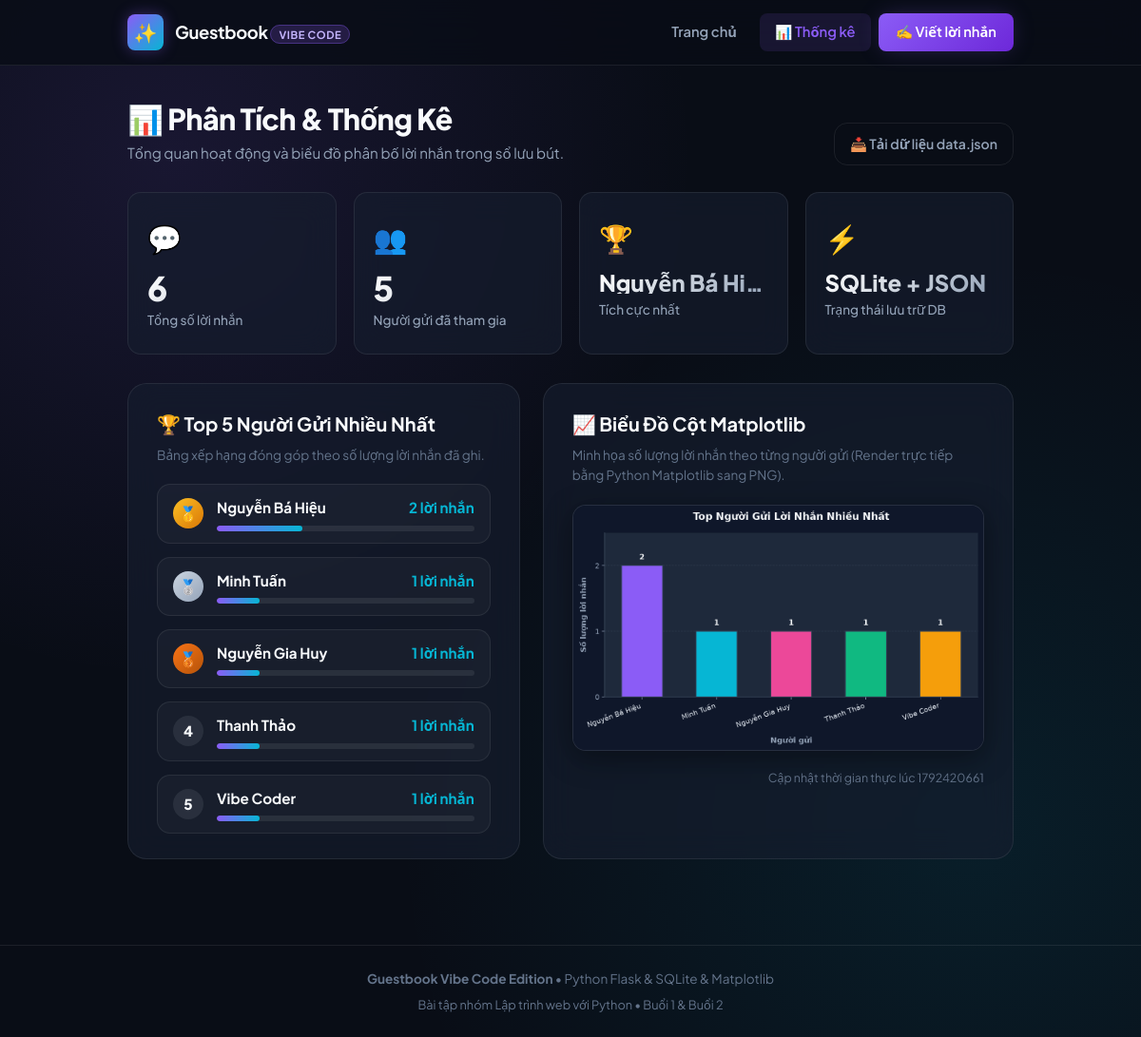
Screenshot of /stats with the database file from the repository.
### tables this page shows
CREATE TABLE messages (
                id INTEGER PRIMARY KEY AUTOINCREMENT,
                name TEXT NOT NULL,
                message TEXT NOT NULL,
                created_at TEXT NOT NULL,
                avatar_color TEXT
            );

### vibe_code/app.py (the view)
@app.route('/stats', methods=['GET'])
def stats():
    stats_data = get_statistics()
    generate_vibe_chart(stats_data['top_senders'])
    return render_template(
        'stats.html',
        total_messages=stats_data['total_messages'],
        unique_senders=stats_data['unique_senders'],
        top_senders=stats_data['top_senders'],
        top_contributor=stats_data['top_contributor'],
        timestamp=int(time.time())
    )

### vibe_code/database.py (called while the page is built)
def get_db_connection():
    conn = sqlite3.connect(DB_PATH)
    conn.row_factory = sqlite3.Row
    return conn

### vibe_code/templates/stats.html (shortened to what this page needs)
{% extends "base.html" %}
{% block content %}
    <div style="margin-bottom: 28px; display: flex; justify-content: space-between; align-items: flex-end; flex-wrap: wrap; gap: 14px;">
        <div>
            <h1 style="font-size: 1.9rem; font-weight: 800; letter-spacing: -0.02em;">📊 Phân Tích & Thống Kê</h1>
            <p style="color: var(--text-muted); font-size: 0.95rem;">Tổng quan hoạt động và biểu đồ phân bố lời nhắn trong sổ lưu bút.</p>
        </div>
        <div>
            <a href="{{ url_for('export_data') }}" class="btn-outline" style="font-size: 0.88rem; padding: 10px 16px;" id="btn-export-json">
                📥 Tải dữ liệu data.json
            </a>
        </div>
    </div>
    <section class="stats-overview">
        <div class="stat-card glass">
            <div class="stat-icon">💬</div>
            <div class="stat-number">{{ total_messages }}</div>
            <div class="stat-label">Tổng số lời nhắn</div>
        </div>
        <div class="stat-card glass">
            <div class="stat-icon">👥</div>
            <div class="stat-number">{{ unique_senders }}</div>
            <div class="stat-label">Người gửi đã tham gia</div>
        </div>
        <div class="stat-card glass">
            <div class="stat-icon">🏆</div>
            <div class="stat-number" style="font-size: 1.5rem; white-space: nowrap; overflow: hidden; text-overflow: ellipsis;" title="{{ top_contributor }}">
                {{ top_contributor }}
            </div>
            <div class="stat-label">Tích cực nhất</div>
        </div>
        <div class="stat-card glass">
            <div class="stat-icon">⚡</div>
            <div class="stat-number" style="font-size: 1.5rem; color: #10b981;">SQLite + JSON</div>
            <div class="stat-label">Trạng thái lưu trữ DB</div>
        </div>
    </section>
    <section class="stats-grid-details">
        <div class="panel-card glass">
            <h2 class="panel-title">🏆 Top 5 Người Gửi Nhiều Nhất</h2>
            <p class="panel-subtitle">Bảng xếp hạng đóng góp theo số lượng lời nhắn đã ghi.</p>
            {% if top_senders %}
                <ul class="leaderboard-list">
                    {% for name, count in top_senders %}
                        {% set percentage = ((count / total_messages) * 100) if total_messages > 0 else 0 %}
                        <li class="leaderboard-item">
                            <div class="rank-badge {% if loop.index == 1 %}rank-1{% elif loop.index == 2 %}rank-2{% elif loop.index == 3 %}rank-3{% endif %}">
                                {% if loop.index == 1 %}🥇
                                {% elif loop.index == 2 %}🥈
                                {% elif loop.index == 3 %}🥉
                                {% else %}{{ loop.index }}
                                {% endif %}
                            </div>
                            <div class="user-progress-wrap">
                                <div class="user-top-row">
                                    <strong style="color: var(--text-main);">{{ name }}</strong>
                                    <span style="color: var(--accent); font-weight: 700;">{{ count }} lời nhắn</span>
                                </div>
                                <div class="progress-track">
                                    <div class="progress-fill" style="width: {{ percentage }}%;"></div>
                                </div>
                            </div>
                        </li>
                    {% endfor %}
                </ul>
            {% else %}
                <div style="text-align: center; padding: 40px 20px; color: var(--text-dim);">
                    <p>Chưa có dữ liệu người gửi nào.</p>
                </div>
            {% endif %}
        </div>
        <div class="panel-card glass chart-container">
            <div style="text-align: left; margin-bottom: 16px;">
                <h2 class="panel-title">📈 Biểu Đồ Cột Matplotlib</h2>
                <p class="panel-subtitle">Minh họa số lượng lời nhắn theo từng người gửi (Render trực tiếp bằng Python Matplotlib sang PNG).</p>
            </div>
            <div class="chart-wrapper">
                <img src="{{ url_for('static', filename='stats.png') }}?t={{ timestamp }}"
                     alt="Biểu đồ thống kê số lượng lời nhắn theo người gửi"
                     class="chart-img"
                     id="stats-chart-image">
            </div>
            <div style="margin-top: 14px; text-align: right;">
                <span style="font-size: 0.78rem; color: var(--text-dim);">
                    Cập nhật thời gian thực lúc {{ timestamp }}
                </span>
            </div>
        </div>
    </section>
{% endblock %}

### vibe_code/templates/base.html (shortened to what this page needs)
<!DOCTYPE html>
<html lang="vi">
<head>
    <link rel="stylesheet" href="{{ url_for('static', filename='css/style.css') }}">
</head>
<body>
    <header class="navbar">
        <div class="nav-container">
            <a href="{{ url_for('index') }}" class="brand-wrapper" id="nav-brand-logo">
                <div class="brand-logo">✨</div>
                <div>
                    <span class="brand-title">Guestbook</span>
                    <span class="brand-badge">Vibe Code</span>
                </div>
            </a>
            <nav>
                <ul class="nav-menu">
                    <li>
                        <a href="{{ url_for('index') }}" class="nav-link {% if request.endpoint == 'index' %}active{% endif %}" id="nav-home">
                            Trang chủ
                        </a>
                    </li>
                    <li>
                        <a href="{{ url_for('stats') }}" class="nav-link {% if request.endpoint == 'stats' %}active{% endif %}" id="nav-stats">
                            📊 Thống kê
                        </a>
                    </li>
                    <li>
                        <a href="{{ url_for('add') }}" class="nav-link nav-btn" id="nav-add-btn">
                            ✍️ Viết lời nhắn
                        </a>
                    </li>
                </ul>
            </nav>
        </div>
    </header>
    <main class="main-wrapper">
        {% block content %}{% endblock %}
    </main>
    <footer class="footer">
        <div class="nav-container" style="justify-content: center; flex-direction: column; gap: 6px;">
            <p><strong>Guestbook Vibe Code Edition</strong> • Python Flask & SQLite & Matplotlib</p>
            <p style="color: var(--text-dim); font-size: 0.8rem;">Bài tập nhóm Lập trình web với Python • Buổi 1 & Buổi 2</p>
        </div>
    </footer>
</body>
</html>

### rows the page displays
messages: name "Minh Tuấn", count "1", {{ percentage }} 16.666666666666664 (drawn)
messages: name "Nguyễn Gia Huy", count "1", {{ percentage }} 16.666666666666664 (drawn)
messages: name "Thanh Thảo", count "1", {{ percentage }} 16.666666666666664 (drawn)
messages: name "Vibe Coder", id "1", {{ percentage }} 16.666666666666664 (drawn)

### other values shown
{{ total_messages }} "6"
{{ unique_senders }} "5"
{{ top_contributor }} "Nguyễn Bá Hi…"
{{ name }} "Nguyễn Bá Hiệu"
{{ count }} "2"
